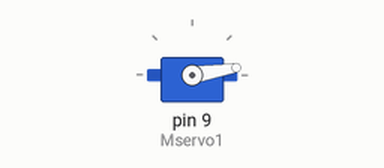
This sketch was run on a simulated Arduino Uno, built with avr-gcc and run on an emulated ATmega328P. Shown: servo. At 5.4 s the program stops and its outputs stay as they are.

Above: at 0.15 s.
At 1.35 s:
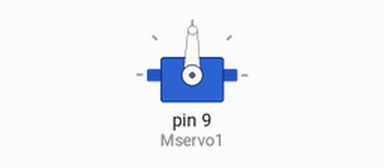
At 2.56 s:
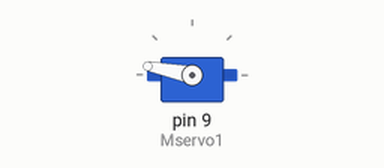
At 4.97 s:
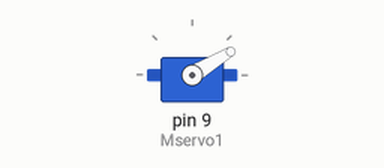
Timing chart, 0 to 6.9 s (numbered marks = the images above):
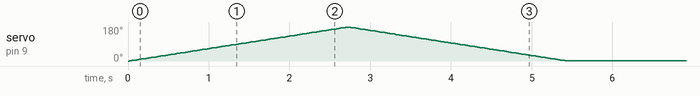

Measured:
- by itself, servo on pin 9 (Mservo1): rises from 0° to 180° in 2.7 s, then falls to 1° in 2.7 s

The sketch:

Main_servo_control.ino
```cpp
#include <Servo.h>

Servo Mservo1;

void setup() {
  // put your setup code here, to run once:
   Mservo1.attach(9);
  Mservo1.write(0);
}

void loop() {
  // put your main code here, to run repeatedly:

  for(int angle = 0; angle < 180; angle ++)
  {
    Mservo1.write(angle);
   // Mservo2.write(angle);
    delay(15);

  }

for(int angle = 180; angle > 0; angle --)
  {
    Mservo1.write(angle);
   // Mservo2.write(angle);
    delay(15);

  }
  while(true);
}
```
